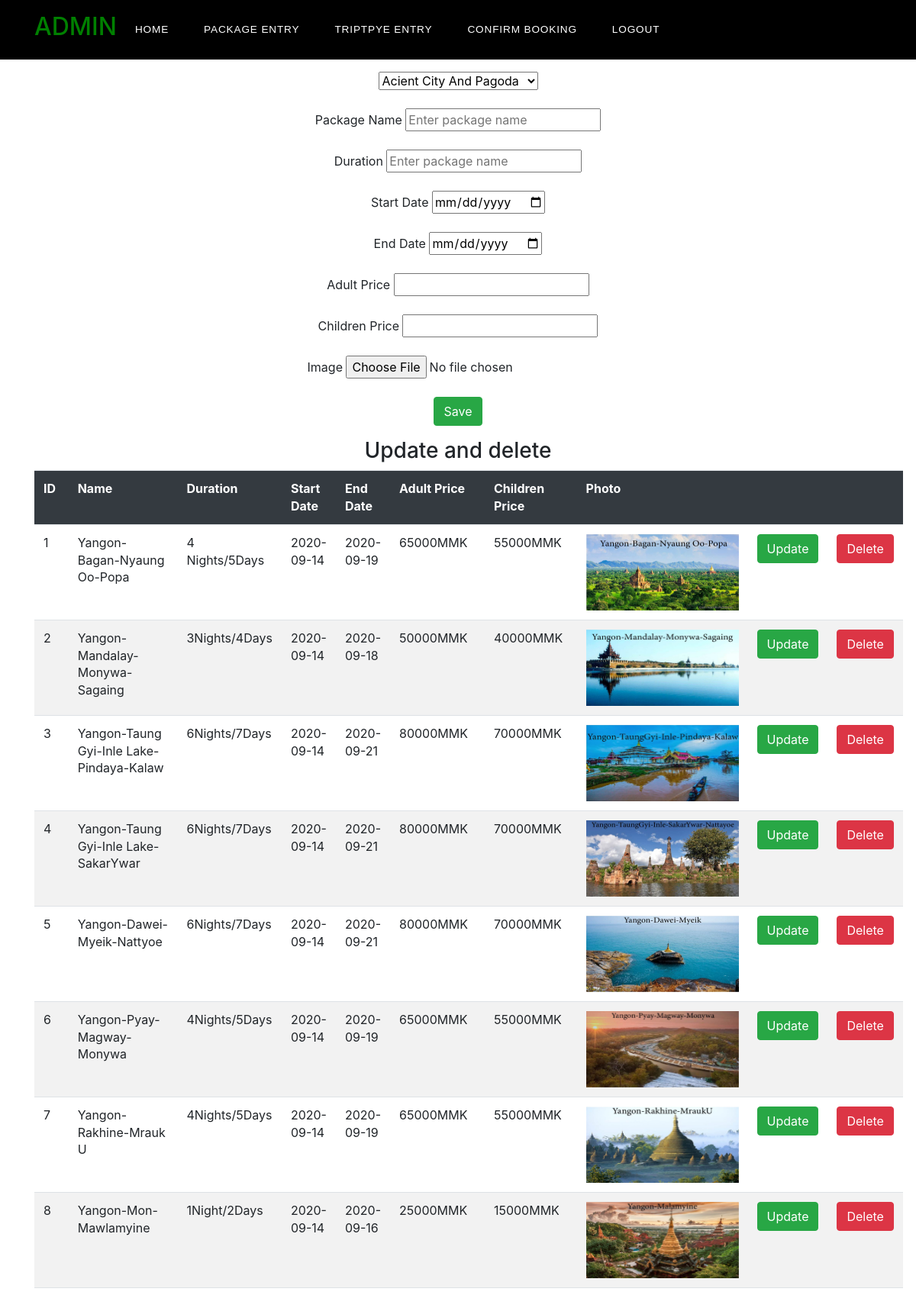
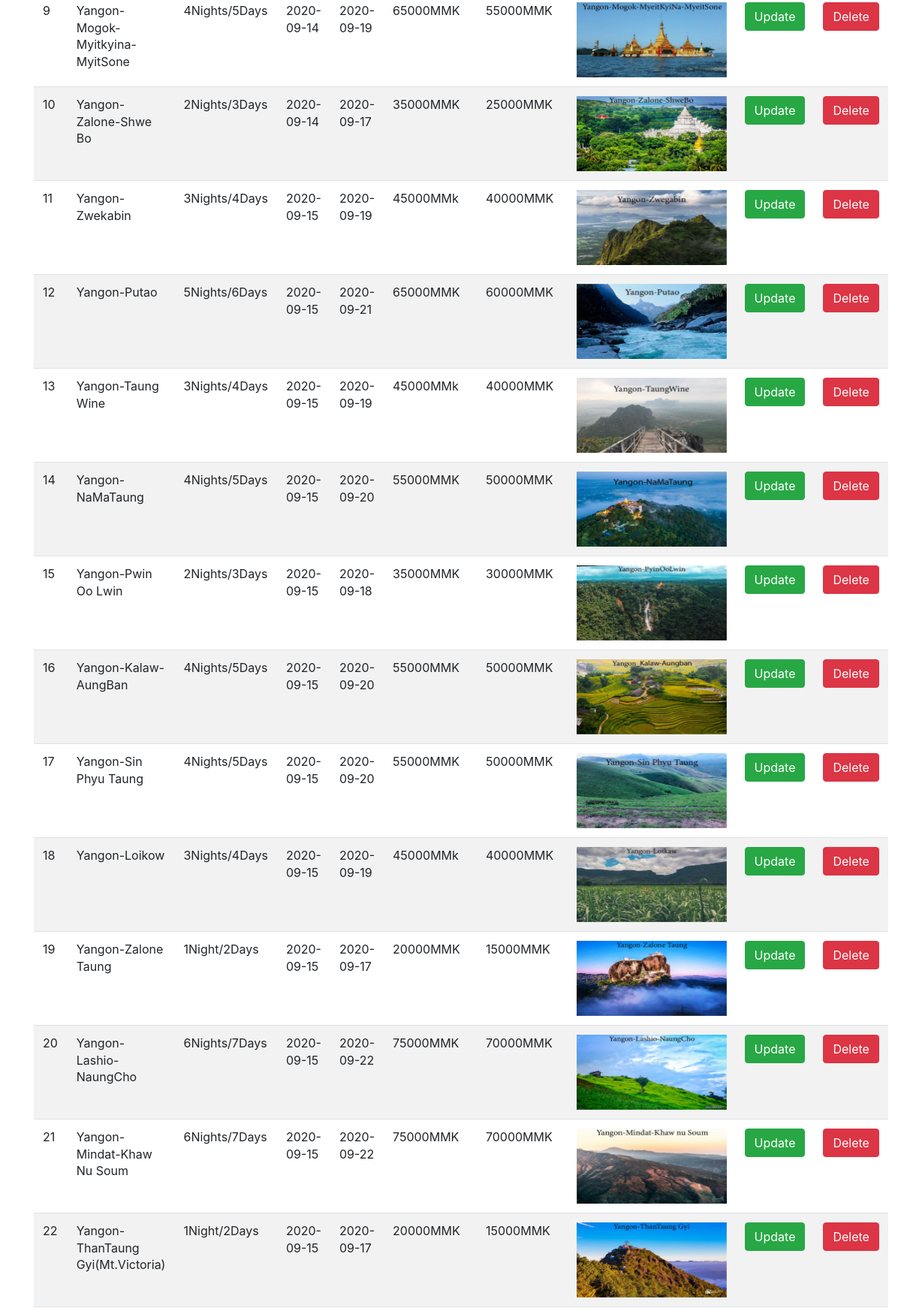
/admin/package_entry.php (upper part), run on the app's committed database (2 pictures, top to bottom).
### tables this page shows
CREATE TABLE `package_tbl` (
  `package_id` int(11) NOT NULL,
  `typeid` int(11) NOT NULL,
  `name` varchar(255) NOT NULL,
  `duration` varchar(255) NOT NULL,
  `startdate` date NOT NULL,
  `enddate` date NOT NULL,
  `adult_price` varchar(255) NOT NULL,
  `children_price` varchar(255) NOT NULL,
  `photo` varchar(255) NOT NULL
);

### admin/package_entry.php (the view, shortened to what this page needs)
<?php
	include("../config/connection.php");
?>
<!DOCTYPE html>
<html>
<head>
  <link rel="stylesheet" href="https://maxcdn.bootstrapcdn.com/bootstrap/4.5.0/css/bootstrap.min.css">
<link rel="stylesheet" type="text/css" href="library/fontawesome/fontawesome-all.min.css">
<link rel="stylesheet" type="text/css" href="admin_style.css">
</head>
<body>
<?php
    include("admin_header.php");
?>
<center >
	<form action="package_entry.php" method="POST" enctype="multipart/form-data" class="entry_form py-3">
		<select name="triptype_name">
				<?php
					$sql = "SELECT typeid, triptypename FROM triptype_tbl";
					$result = mysqli_query($con,$sql);
					while ($row = mysqli_fetch_assoc($result)) { ?>
					<option value="<?php echo $row['typeid'] ?>">
						<?php echo $row['triptypename']; ?>
					</option>
				<?php } ?>
		</select><br><br>
		 Package Name
		<input type="text" name="package_name" placeholder="Enter package name"><br><br>
		Duration
		<input type="text" name="duration" placeholder="Enter package name"><br><br>
		Start Date
		<input type="date" name="start_date" ><br><br>
		End Date
		<input type="date" name="end_date"><br><br>
		Adult Price
		<input type="text" name="adult_price"><br><br>
		Children Price
		<input type="text" name="children_price"><br><br>
		Image
		<input type="file" name="image" ><br><br>
		<input class="btn btn-success" type="submit" name="btn_upload" value="Save">
	</form>
	<h3>Update and delete</h3>
</center>
<div class="container">
	<table class="table table-striped">
	<tr class="bg-dark" style="color: white;">
		<th>ID</th>
		<th>Name</th>
		<th>Duration</th>
		<th>Start Date</th>
		<th>End Date</th>
		<th>Adult Price</th>
		<th>Children Price</th>
		<th>Photo</th>
		<th></th>
		<th></th>
	</tr>
<?php
	include '../config/connection.php';
	$sql = "SELECT * FROM package_tbl";
	$result = mysqli_query($con,$sql);
	while($gg = mysqli_fetch_array($result)){
?>
<tr>
	<td><?php echo $gg['package_id'] ?></td>
	<td><?php echo $gg['name'] ?></td>
	<td><?php echo $gg['duration'] ?></td>
	<td><?php echo $gg['startdate'] ?></td>
	<td><?php echo $gg['enddate'] ?></td>
	<td><?php echo $gg['adult_price'] ?></td>
	<td><?php echo $gg['children_price'] ?></td>
	<td><?php echo '<img src="../package_image/'. $gg['photo'].'" height="100px;" width="200px;">'?></td>
	<td><a href="package_update.php?packageid=<?php echo $gg['package_id']?>"><button class="btn btn-success">Update</button></a></td>
	<td><a href="package_delete.php?packageid=<?php echo $gg['package_id']?>"><button class="btn btn-danger">Delete</button></a></td>
</tr>
<?php
	}
?>
</table>
	</div>
<?php
    include("admin_footer.php");
?>
</body>
</html>

### admin/admin_header.php (shortened to what this page needs)
 <nav class="navbar navbar-expand-lg navbar-primary " id="mainNav">
    <div class="container">
     <h2 class=" text-uppercase mr-3">
       Admin
     </h2>
        <div class="collapse navbar-collapse" id="navbarResponsive">
            <ul class="navbar-nav text-uppercase ">
                <li class="nav-item">
                  <a class="nav-link js-scroll-trigger" href="home.php"> Home
                  </a>
                </li>
                <li class="nav-item">
                    <a class="nav-link js-scroll-trigger" href="package_entry.php">
                       Package Entry
                    </a>
                </li>
                <li class="nav-item">
                    <a class="nav-link js-scroll-trigger" href="triptype_entry.php">
                            TripTpye Entry
                    </a>
                </li>
                <li class="nav-item"><a class="nav-link js-scroll-trigger" href="confirm_booking.php">Confirm booking</a></li>
                <li class="nav-item"><a class="nav-link js-scroll-trigger" href="logout.php">Logout</a></li>
            </ul>
        </div>
    </div>
</nav>

### admin/admin_footer.php (shortened to what this page needs)
<link rel="stylesheet" type="text/css" href="../css/footer.css">

### admin/admin_style.css (style rules this page uses)
#mainNav { padding-top: 1rem; padding-bottom: 1rem; background-color: black; }
.nav-item { margin-right: 30px; }
#mainNav .navbar-nav .nav-item .nav-link { font-family:Arial; font-size: 0.85rem; color: #fff; letter-spacing: 0.0625em; }
h2 { color: green; }
.entry_form { margin: auto; }

### css/footer.css (style rules this page uses)
.container { padding-right: 15px; padding-left: 15px; margin-right: auto; margin-left: auto; line-height: 1.42857143; }
ul { list-style-type: none; margin: 0; padding: 0; }

### data on the page
package_tbl: package_id "1", name "Yangon-Bagan-Nyaung Oo-Popa", duration "4 Nights/5Days", startdate "2020-09-14", enddate "2020-09-19", adult_price "65000MMK", children_price "55000MMK", photo (picture)
package_tbl: package_id "2", name "Yangon-Mandalay-Monywa-Sagaing", duration "3Nights/4Days", startdate "2020-09-14", enddate "2020-09-18", adult_price "50000MMK", children_price "40000MMK", photo (picture)
package_tbl: package_id "3", name "Yangon-Taung Gyi-Inle Lake-Pindaya-Kalaw", duration "6Nights/7Days", startdate "2020-09-14", enddate "2020-09-21", adult_price "80000MMK", children_price "70000MMK", photo (picture)
package_tbl: package_id "4", name "Yangon-Taung Gyi-Inle Lake-SakarYwar", duration "6Nights/7Days", startdate "2020-09-14", enddate "2020-09-21", adult_price "80000MMK", children_price "70000MMK", photo (picture)
package_tbl: package_id "5", name "Yangon-Dawei-Myeik-Nattyoe", duration "6Nights/7Days", startdate "2020-09-14", enddate "2020-09-21", adult_price "80000MMK", children_price "70000MMK", photo (picture)
package_tbl: package_id "6", name "Yangon-Pyay-Magway-Monywa", duration "4Nights/5Days", startdate "2020-09-14", enddate "2020-09-19", adult_price "65000MMK", children_price "55000MMK", photo (picture)
package_tbl: package_id "7", name "Yangon-Rakhine-Mrauk U", duration "4Nights/5Days", startdate "2020-09-14", enddate "2020-09-19", adult_price "65000MMK", children_price "55000MMK", photo (picture)
package_tbl: package_id "8", name "Yangon-Mon-Mawlamyine", duration "1Night/2Days", startdate "2020-09-14", enddate "2020-09-16", adult_price "25000MMK", children_price "15000MMK", photo (picture)
package_tbl: package_id "9", name "Yangon-Mogok-Myitkyina-MyitSone", duration "4Nights/5Days", startdate "2020-09-14", enddate "2020-09-19", adult_price "65000MMK", children_price "55000MMK", photo (picture)
package_tbl: package_id "10", name "Yangon-Zalone-Shwe Bo", duration "2Nights/3Days", startdate "2020-09-14", enddate "2020-09-17", adult_price "35000MMK", children_price "25000MMK", photo (picture)
package_tbl: package_id "11", name "Yangon-Zwekabin", duration "3Nights/4Days", startdate "2020-09-15", enddate "2020-09-19", adult_price "45000MMk", children_price "40000MMK", photo (picture)
package_tbl: package_id "12", name "Yangon-Putao", duration "5Nights/6Days", startdate "2020-09-15", enddate "2020-09-21", adult_price "65000MMK", children_price "60000MMK", photo (picture)
package_tbl: package_id "13", name "Yangon-Taung Wine", duration "3Nights/4Days", startdate "2020-09-15", enddate "2020-09-19", adult_price "45000MMk", children_price "40000MMK", photo (picture)
package_tbl: package_id "14", name "Yangon-NaMaTaung", duration "4Nights/5Days", startdate "2020-09-15", enddate "2020-09-20", adult_price "55000MMK", children_price "50000MMK", photo (picture)
package_tbl: package_id "15", name "Yangon-Pwin Oo Lwin", duration "2Nights/3Days", startdate "2020-09-15", enddate "2020-09-18", adult_price "35000MMK", children_price "30000MMK", photo (picture)
package_tbl: package_id "16", name "Yangon-Kalaw-AungBan", duration "4Nights/5Days", startdate "2020-09-15", enddate "2020-09-20", adult_price "55000MMK", children_price "50000MMK", photo (picture)
package_tbl: package_id "17", name "Yangon-Sin Phyu Taung", duration "4Nights/5Days", startdate "2020-09-15", enddate "2020-09-20", adult_price "55000MMK", children_price "50000MMK", photo (picture)
package_tbl: package_id "18", name "Yangon-Loikow", duration "3Nights/4Days", startdate "2020-09-15", enddate "2020-09-19", adult_price "45000MMk", children_price "40000MMK", photo (picture)
package_tbl: package_id "19", name "Yangon-Zalone Taung", duration "1Night/2Days", startdate "2020-09-15", enddate "2020-09-17", adult_price "20000MMK", children_price "15000MMK", photo (picture)
package_tbl: package_id "20", name "Yangon-Lashio-NaungCho", duration "6Nights/7Days", startdate "2020-09-15", enddate "2020-09-22", adult_price "75000MMK", children_price "70000MMK", photo (picture)
package_tbl: package_id "21", name "Yangon-Mindat-Khaw Nu Soum", duration "6Nights/7Days", startdate "2020-09-15", enddate "2020-09-22", adult_price "75000MMK", children_price "70000MMK", photo (picture)
package_tbl: package_id "22", name "Yangon-ThanTaung Gyi(Mt.Victoria)", duration "1Night/2Days", startdate "2020-09-15", enddate "2020-09-17", adult_price "20000MMK", children_price "15000MMK", photo (picture)

### other printed values
form field triptype_name "Acient City And Pagoda"
